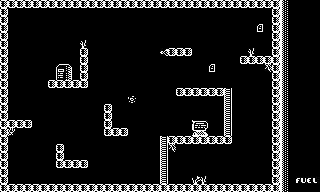

The image is a tile-based game level rendered from a .tmx file. Its description and complete source (layers, tilesets, objects, tile grids) follow:
An orthogonal 40x24 tile map with 8x8 px tiles, 1 tile layer (Tile Layer 1).

<map version="1.8" tiledversion="1.8.2" orientation="orthogonal" renderorder="right-down" width="40" height="24" tilewidth="8" tileheight="8" infinite="0" nextlayerid="2" nextobjectid="1">
 <tileset firstgid="1" source="tileset.tsx" />
 <layer id="1" name="Tile Layer 1" width="40" height="24">
  <data encoding="csv">
2,2,2,2,2,2,2,2,2,2,2,2,2,2,2,2,2,2,2,2,2,2,2,2,2,2,2,2,2,2,2,2,2,2,2,20,1,1,1,1,
2,1,1,1,1,1,1,1,1,1,1,1,1,1,1,1,1,1,1,1,1,1,1,1,1,1,1,1,1,1,1,1,1,1,2,20,1,1,1,1,
2,1,1,1,1,1,1,1,1,1,1,1,1,1,1,1,1,1,1,1,1,1,1,1,1,1,1,1,1,1,1,1,1,1,2,20,1,1,1,1,
2,1,1,1,1,1,1,1,1,1,1,1,1,1,1,1,1,1,1,1,1,1,1,1,1,1,1,1,1,1,1,1,7,1,2,20,1,1,1,1,
2,1,1,1,1,1,1,1,1,1,1,1,1,1,1,1,1,1,1,1,1,1,1,1,1,1,1,1,1,1,1,1,1,1,2,20,1,1,1,1,
2,1,1,1,1,1,1,1,1,1,13,1,1,1,1,1,1,1,1,1,1,1,1,1,1,1,1,1,1,1,1,1,1,1,2,20,1,1,1,1,
2,1,1,1,1,1,1,1,1,1,2,1,1,1,1,1,1,1,1,1,9,2,2,2,1,1,1,1,1,1,1,13,1,1,2,20,1,1,1,1,
2,1,1,1,1,1,1,1,1,1,2,1,1,1,1,1,1,1,1,1,1,1,1,1,1,1,1,1,1,1,2,2,2,2,2,20,1,1,1,1,
2,1,1,1,1,1,1,3,4,1,2,1,1,1,1,1,1,1,1,1,1,1,1,1,1,1,7,1,1,1,1,1,1,14,2,20,1,1,1,1,
2,1,1,1,1,1,1,5,6,1,2,1,1,1,1,1,1,1,1,1,1,1,1,1,1,1,1,1,1,1,1,1,1,1,2,20,1,1,1,1,
2,1,1,1,1,1,2,2,2,2,2,1,1,1,1,1,1,1,1,1,1,1,1,1,1,1,1,1,1,1,1,1,1,1,2,20,1,1,1,1,
2,1,1,1,1,1,1,1,1,1,1,1,1,1,1,1,1,1,1,1,1,1,2,2,2,2,2,2,8,1,1,1,1,1,2,20,1,1,1,1,
2,1,1,1,1,1,1,1,1,1,1,1,1,1,1,1,11,1,1,1,1,1,1,1,1,1,1,1,8,1,1,1,1,1,2,20,1,1,1,1,
2,1,1,1,1,1,1,1,1,1,1,1,1,2,1,1,1,1,1,1,1,1,1,1,1,1,1,1,8,1,1,1,1,1,2,20,1,1,1,1,
2,1,1,1,1,1,1,1,1,1,1,1,1,2,1,1,1,1,1,1,1,1,1,1,1,1,1,1,8,1,1,1,1,1,2,20,1,1,1,1,
2,2,2,2,1,1,1,1,1,1,1,1,1,2,1,1,1,1,1,1,1,1,1,1,16,17,1,1,8,1,1,1,1,1,2,20,1,1,1,1,
2,15,1,1,1,1,1,1,1,1,1,1,1,2,2,2,1,1,1,1,1,1,1,1,18,19,1,1,8,1,1,1,1,1,2,20,1,1,1,1,
2,1,1,1,1,1,1,1,1,1,1,1,1,1,1,1,1,1,1,1,8,2,2,2,2,2,2,2,2,1,1,1,1,1,2,20,1,1,1,1,
2,1,1,1,1,1,1,2,1,1,1,1,1,1,1,1,1,1,1,1,8,14,1,1,1,1,1,1,1,1,1,1,1,1,2,20,1,1,1,1,
2,1,1,1,1,1,1,2,1,1,1,1,1,1,1,1,1,1,1,1,8,1,1,1,1,1,1,1,1,1,1,1,1,1,2,20,1,1,1,1,
2,1,1,1,1,1,1,2,2,2,2,1,1,1,1,1,1,1,1,1,8,1,1,1,1,1,1,1,1,1,1,1,1,1,2,20,1,1,1,1,
2,1,1,1,1,1,1,1,1,1,1,1,1,1,1,1,1,1,1,1,8,1,1,1,1,1,1,1,1,1,1,1,1,1,2,20,1,1,1,1,
2,1,1,1,1,1,1,1,1,1,1,1,1,1,1,1,1,1,1,1,8,1,1,1,12,13,1,1,1,1,1,1,1,1,2,20,1,26,27,28,
2,2,2,2,2,2,2,2,2,2,2,2,2,2,2,2,2,2,2,2,2,2,2,2,2,2,2,2,2,2,2,2,2,2,2,20,1,1,1,1
</data>
 </layer>
</map>
